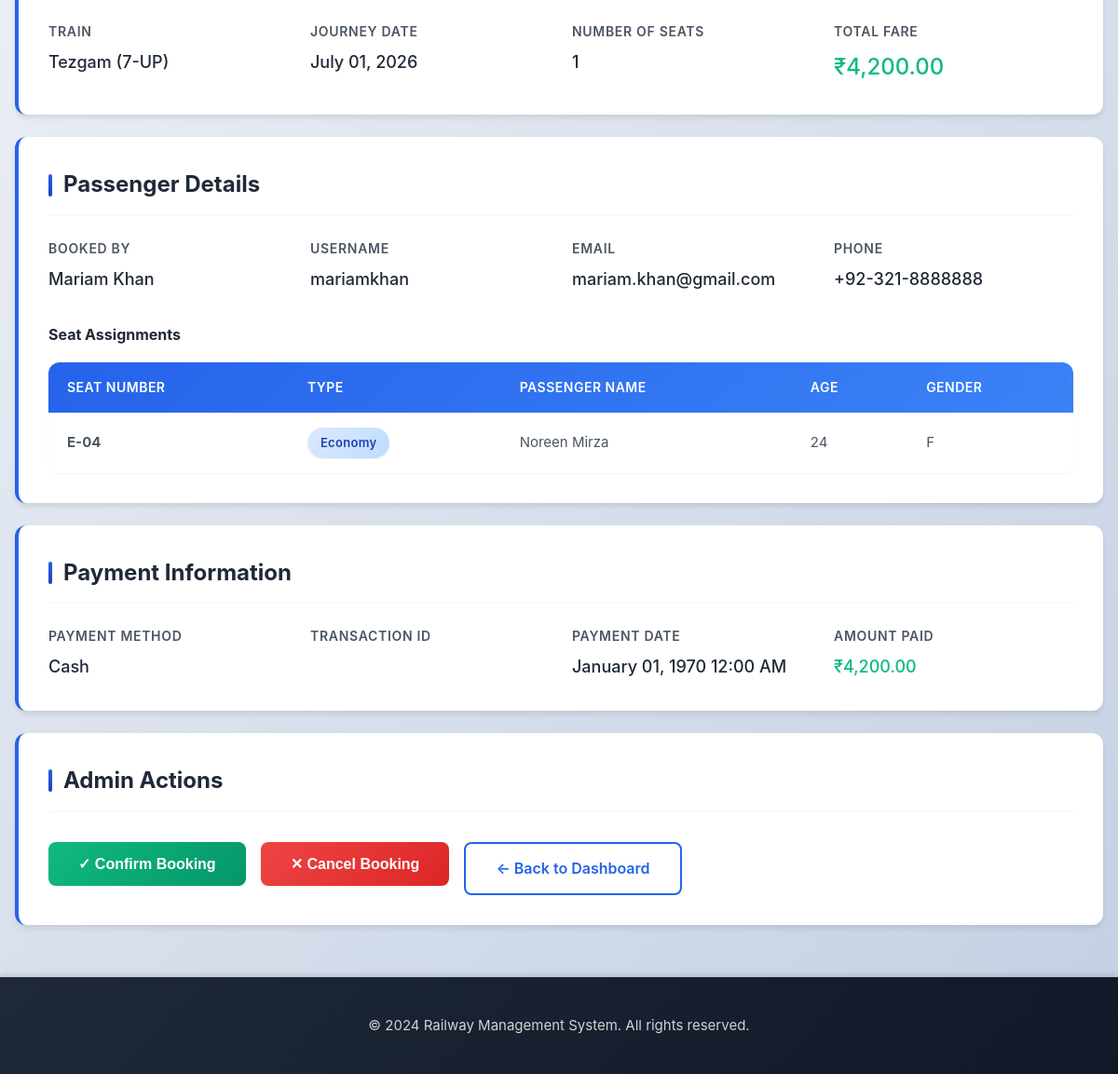
The app's page /booking-admin.php?id=8 (signed in, lower part), older data.
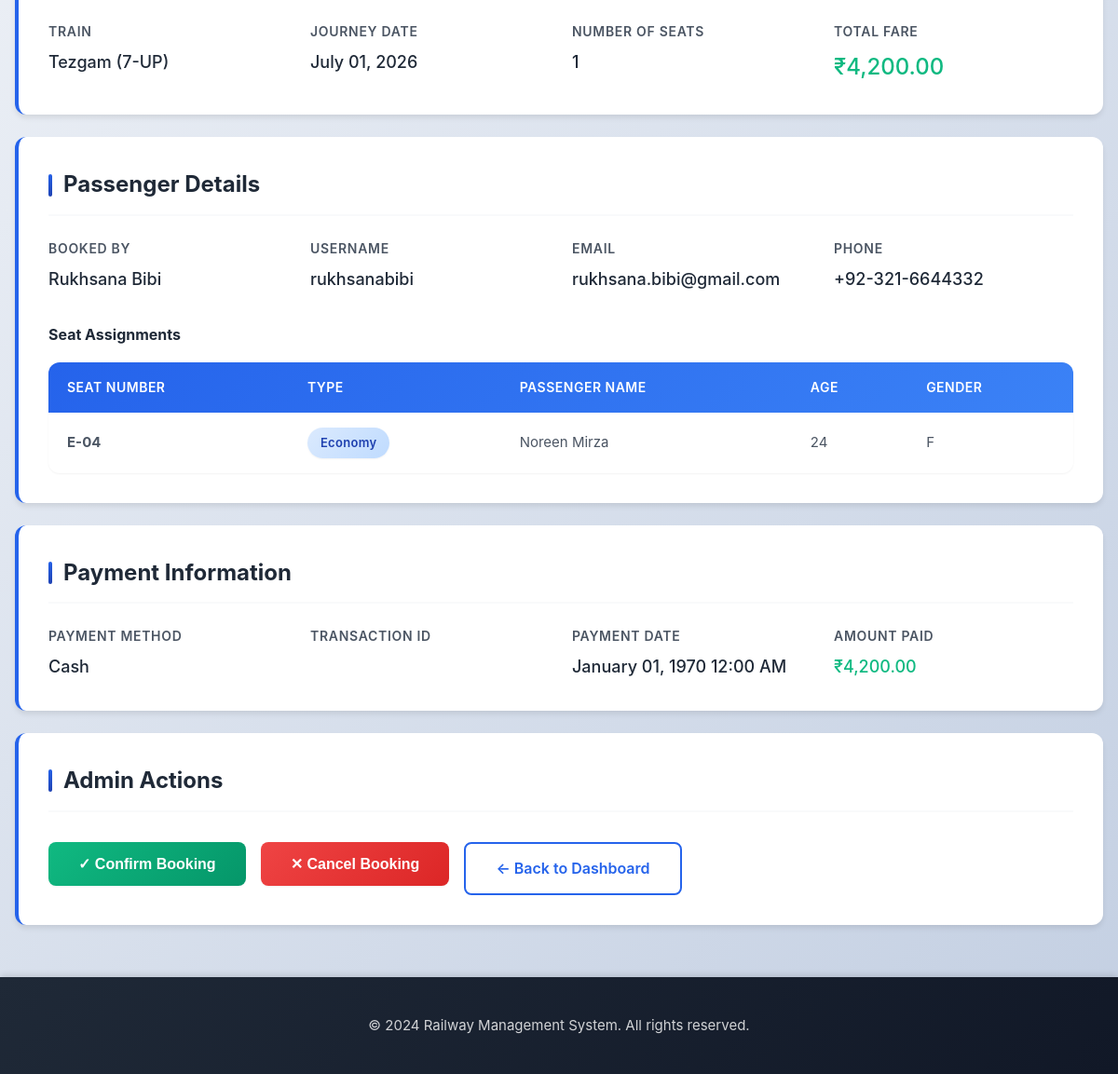
The same page, newer data.
### tables this page shows
CREATE TABLE IF NOT EXISTS bookings (
    booking_id INT PRIMARY KEY AUTO_INCREMENT,
    user_id INT NOT NULL,
    route_id INT NOT NULL,
    booking_reference VARCHAR(20) UNIQUE NOT NULL,
    number_of_seats INT NOT NULL,
    total_fare DECIMAL(12, 2) NOT NULL,
    booking_status ENUM('pending', 'confirmed', 'cancelled') DEFAULT 'pending',
    payment_status ENUM('pending', 'completed', 'failed', 'refunded') DEFAULT 'pending',
    booking_date TIMESTAMP DEFAULT CURRENT_TIMESTAMP,
    journey_date DATE NOT NULL,
    updated_at TIMESTAMP DEFAULT CURRENT_TIMESTAMP ON UPDATE CURRENT_TIMESTAMP,
    cancellation_reason VARCHAR(255) DEFAULT NULL,
    cancellation_fee DECIMAL(10,2) DEFAULT 0.00,
    refund_amount DECIMAL(10,2) DEFAULT 0.00,
    cancelled_at DATETIME DEFAULT NULL,
    FOREIGN KEY (user_id) REFERENCES users(user_id) ON DELETE CASCADE,
    FOREIGN KEY (route_id) REFERENCES routes(route_id) ON DELETE CASCADE
);

CREATE TABLE IF NOT EXISTS users (
    user_id INT PRIMARY KEY AUTO_INCREMENT,
    username VARCHAR(50) UNIQUE NOT NULL,
    email VARCHAR(100) UNIQUE NOT NULL,
    password VARCHAR(255) NOT NULL,
    full_name VARCHAR(100) NOT NULL,
    phone VARCHAR(20),
    address TEXT,
    role ENUM('user', 'admin') DEFAULT 'user',
    is_active BOOLEAN DEFAULT TRUE,
    created_at TIMESTAMP DEFAULT CURRENT_TIMESTAMP,
    updated_at TIMESTAMP DEFAULT CURRENT_TIMESTAMP ON UPDATE CURRENT_TIMESTAMP
);

CREATE TABLE IF NOT EXISTS trains (
    train_id INT PRIMARY KEY AUTO_INCREMENT,
    train_name VARCHAR(100) NOT NULL,
    train_number VARCHAR(50) UNIQUE NOT NULL,
    train_type VARCHAR(50) NOT NULL,
    total_seats INT NOT NULL,
    available_seats INT NOT NULL,
    status ENUM('active', 'inactive', 'maintenance') DEFAULT 'active',
    created_at TIMESTAMP DEFAULT CURRENT_TIMESTAMP,
    updated_at TIMESTAMP DEFAULT CURRENT_TIMESTAMP ON UPDATE CURRENT_TIMESTAMP
);

CREATE TABLE IF NOT EXISTS routes (
    route_id INT PRIMARY KEY AUTO_INCREMENT,
    train_id INT NOT NULL,
    departure_city VARCHAR(100) NOT NULL,
    arrival_city VARCHAR(100) NOT NULL,
    departure_time TIME NOT NULL,
    arrival_time TIME NOT NULL,
    distance_km DECIMAL(10, 2),
    base_fare DECIMAL(10, 2) NOT NULL,
    journey_date DATE NOT NULL,
    available_seats INT NOT NULL,
    status ENUM('scheduled', 'cancelled', 'completed') DEFAULT 'scheduled',
    created_at TIMESTAMP DEFAULT CURRENT_TIMESTAMP,
    updated_at TIMESTAMP DEFAULT CURRENT_TIMESTAMP ON UPDATE CURRENT_TIMESTAMP,
    FOREIGN KEY (train_id) REFERENCES trains(train_id) ON DELETE CASCADE,
    UNIQUE KEY unique_train_date (train_id, journey_date)
);

CREATE TABLE IF NOT EXISTS payments (
    payment_id INT PRIMARY KEY AUTO_INCREMENT,
    booking_id INT NOT NULL,
    user_id INT NOT NULL,
    amount DECIMAL(12, 2) NOT NULL,
    payment_method VARCHAR(50) NOT NULL,
    transaction_id VARCHAR(100) UNIQUE,
    payment_status ENUM('pending', 'completed', 'failed', 'refunded') DEFAULT 'pending',
    payment_date TIMESTAMP,
    refund_date TIMESTAMP NULL,
    refund_reason VARCHAR(255),
    created_at TIMESTAMP DEFAULT CURRENT_TIMESTAMP,
    updated_at TIMESTAMP DEFAULT CURRENT_TIMESTAMP ON UPDATE CURRENT_TIMESTAMP,
    FOREIGN KEY (booking_id) REFERENCES bookings(booking_id) ON DELETE CASCADE,
    FOREIGN KEY (user_id) REFERENCES users(user_id) ON DELETE CASCADE
);

### src/classes/Database.php (called while the page is built, shortened)
<?php
class Database {
    private $host = DB_HOST;
    private $db_name = DB_NAME;
    private $user = DB_USER;
    private $password = DB_PASS;
    private $port = DB_PORT;
    private $connection;
    public function connect() {
        $this->connection = new mysqli(
            $this->host,
            $this->user,
            $this->password,
            $this->db_name,
            $this->port
        );
        $this->connection->set_charset('utf8');
        return $this->connection;
    }
    private function ensureCancellationColumns(): void {
        $db = $this->connection->real_escape_string($this->db_name);
        $columns = [
            'cancellation_reason' => "ALTER TABLE bookings ADD COLUMN cancellation_reason VARCHAR(255) DEFAULT NULL",
            'cancellation_fee'    => "ALTER TABLE bookings ADD COLUMN cancellation_fee    DECIMAL(10,2) DEFAULT 0.00",
            'refund_amount'       => "ALTER TABLE bookings ADD COLUMN refund_amount       DECIMAL(10,2) DEFAULT 0.00",
            'cancelled_at'        => "ALTER TABLE bookings ADD COLUMN cancelled_at        DATETIME DEFAULT NULL",
        ];
        foreach ($columns as $col => $ddl) {
            $check = $this->connection->query(
                "SELECT 1 FROM information_schema.COLUMNS
                 WHERE TABLE_SCHEMA = '{$db}' AND TABLE_NAME = 'bookings' AND COLUMN_NAME = '{$col}'"
            );
            if ($check && $check->num_rows === 0) {
                $this->connection->query($ddl);
            }
        }
    }
    private function ensureNotificationColumns(): void {
        $db = $this->connection->real_escape_string($this->db_name);
        $columns = [
            'type'       => "ALTER TABLE notifications ADD COLUMN type       VARCHAR(30)  NOT NULL DEFAULT 'info'",
            'related_id' => "ALTER TABLE notifications ADD COLUMN related_id  INT          NOT NULL DEFAULT 0",
        ];
        foreach ($columns as $col => $ddl) {
            $check = $this->connection->query(
                "SELECT 1 FROM information_schema.COLUMNS
                 WHERE TABLE_SCHEMA = '{$db}' AND TABLE_NAME = 'notifications' AND COLUMN_NAME = '{$col}'"
            );
            if ($check && $check->num_rows === 0) {
                $this->connection->query($ddl);
            }
        }
    }
    public function selectRow($query) {
        $result = $this->connection->query($query);
        if ($result && $result->num_rows > 0) {
            return $result->fetch_assoc();
        }
        return false;
    }
}
?>

### booking-admin.php (the view, shortened to what the changed rows need)
<?php
require_once 'config/database.php';
require_once 'src/classes/Database.php';
$database = new Database();
$database->connect();
$booking_id = intval($_GET['id']);
$query = "SELECT b.*,
          u.username, u.full_name, u.email, u.phone,
          r.departure_city, r.arrival_city, r.departure_time, r.arrival_time, r.journey_date,
          t.train_name, t.train_number,
          p.payment_id, p.payment_method, p.transaction_id, p.payment_date
          FROM bookings b
          JOIN users u ON b.user_id = u.user_id
          JOIN routes r ON b.route_id = r.route_id
          JOIN trains t ON r.train_id = t.train_id
          LEFT JOIN payments p ON b.booking_id = p.booking_id
          WHERE b.booking_id = {$booking_id}";
$booking = $database->selectRow($query);
$seats_query = "SELECT bs.*, s.seat_number, s.seat_type
                FROM booking_seats bs
                JOIN seats s ON bs.seat_id = s.seat_id
                WHERE bs.booking_id = {$booking_id}";
$passengers = $database->select($seats_query);
?>
<!DOCTYPE html>
<html lang="en">
<head>
    <link rel="stylesheet" href="public/css/style.css">
</head>
<body>
    <main class="main-content">
        <div class="container" style="max-width: 1200px; padding: 2rem 1rem;">
            <div class="detail-section">
                <div class="detail-grid">
                    <div class="detail-item">
                        <span class="detail-label">Train</span>
                        <span class="detail-value"><?php echo $booking['train_name']; ?> (<?php echo $booking['train_number']; ?>)</span>
                    </div>
                    <div class="detail-item">
                        <span class="detail-label">Journey Date</span>
                        <span class="detail-value"><?php echo date('F d, Y', strtotime($booking['journey_date'])); ?></span>
                    </div>
                    <div class="detail-item">
                        <span class="detail-label">Number of Seats</span>
                        <span class="detail-value"><?php echo $booking['number_of_seats']; ?></span>
                    </div>
                    <div class="detail-item">
                        <span class="detail-label">Total Fare</span>
                        <span class="detail-value" style="color: var(--success-color); font-size: 1.5rem;">
                            ₹<?php echo number_format($booking['total_fare'], 2); ?>
                        </span>
                    </div>
                </div>
            </div>
            <div class="detail-section">
                <div class="detail-grid" style="margin-bottom: 1.5rem;">
                    <div class="detail-item">
                        <span class="detail-label">Booked By</span>
                        <span class="detail-value"><?php echo $booking['full_name']; ?></span>
                    </div>
                    <div class="detail-item">
                        <span class="detail-label">Username</span>
                        <span class="detail-value"><?php echo $booking['username']; ?></span>
                    </div>
                    <div class="detail-item">
                        <span class="detail-label">Email</span>
                        <span class="detail-value"><?php echo $booking['email']; ?></span>
                    </div>
                    <div class="detail-item">
                        <span class="detail-label">Phone</span>
                        <span class="detail-value"><?php echo $booking['phone'] ?: 'N/A'; ?></span>
                    </div>
                </div>
                <?php if (!empty($passengers)): ?>
                    <table class="table passengers-table">
                        <thead>
                            <tr>
                                <th>Seat Number</th>
                                <th>Type</th>
                                <th>Passenger Name</th>
                                <th>Age</th>
                                <th>Gender</th>
                            </tr>
                        </thead>
                    </table>
                <?php endif; ?>
            </div>
            <?php if ($booking['payment_id']): ?>
                <div class="detail-section">
                    <h3 class="section-title">Payment Information</h3>
                    <div class="detail-grid">
                        <div class="detail-item">
                            <span class="detail-label">Payment Method</span>
                            <span class="detail-value"><?php echo ucfirst($booking['payment_method']); ?></span>
                        </div>
                        <div class="detail-item">
                            <span class="detail-label">Transaction ID</span>
                        </div>
                        <div class="detail-item">
                            <span class="detail-label">Payment Date</span>
                            <span class="detail-value"><?php echo date('F d, Y g:i A', strtotime($booking['payment_date'])); ?></span>
                        </div>
                        <div class="detail-item">
                            <span class="detail-label">Amount Paid</span>
                            <span class="detail-value" style="color: var(--success-color);">
                                ₹<?php echo number_format($booking['total_fare'], 2); ?>
                            </span>
                        </div>
                    </div>
                </div>
            <?php endif; ?>
        </div>
    </main>
</body>
</html>

Row changes from the older to the newer data that the page shows:
changed through a linked row, bookings "Tezgam": user.full_name "Mariam Khan" → "Rukhsana Bibi"; user.username "mariamkhan" → "rukhsanabibi"; user.email "mariam.khan@gmail.com" → "rukhsana.bibi@gmail.com"; user.phone "+92-321-8888888" → "+92-321-6644332"
